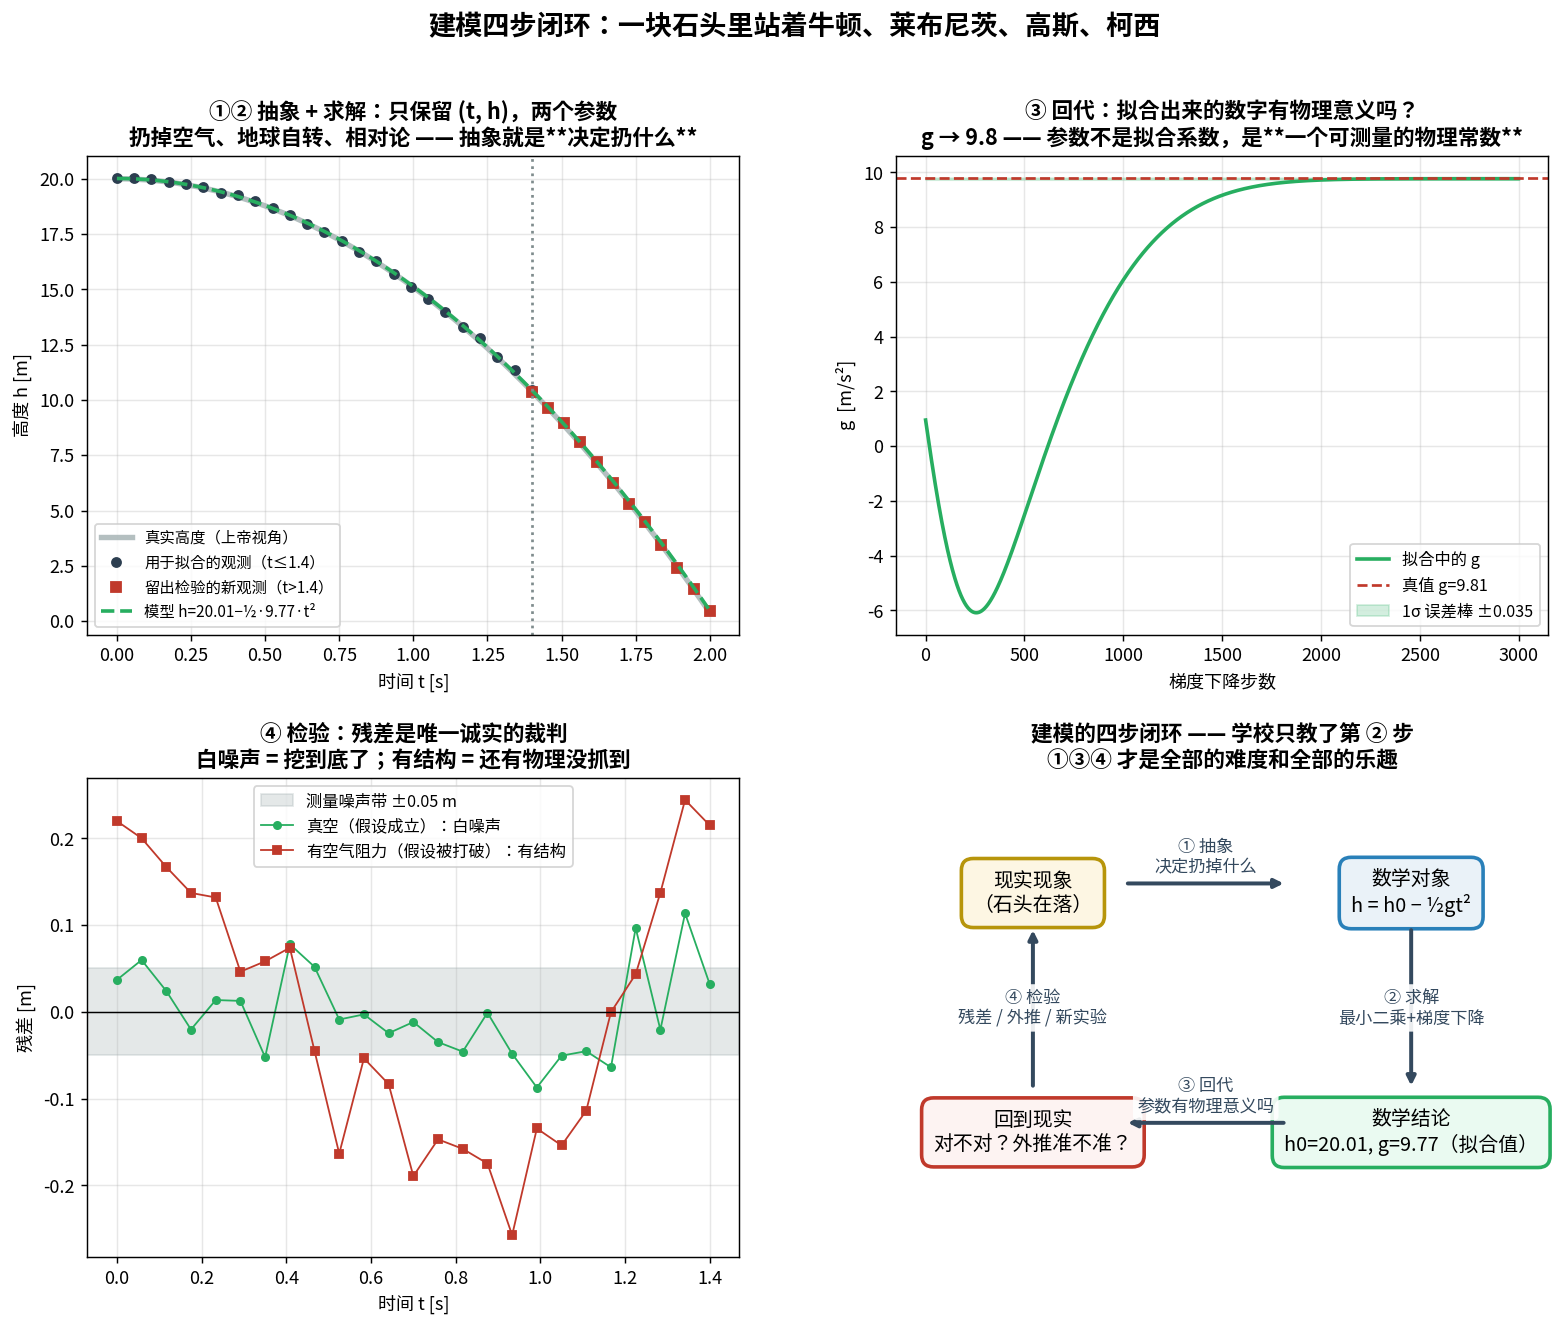

Source code (Python):
"""modeling_loop_falling_body.py
================================================================================
Chapter 0.4.1 · 建模的四步闭环：抽象 → 求解 → 回代 → 检验

现象 → 模拟 → 解剖 → 公式：

  现象：一块石头从 20 米高处落下。用尺子和秒表记录它的高度。
  模拟：走一遍完整的建模闭环 ——
        ① 抽象：只保留 (时间 t, 高度 h)，扔掉空气、地球自转、相对论
        ② 求解：假设空间 {h = h0 − ½·g·t²}，两个参数，最小二乘 + 梯度下降
        ③ 回代：拟合出的 g 有没有物理意义？（应该是 9.8，不是随便一个数）
        ④ 检验：拿没参与拟合的新观测去打脸
  解剖：这 20 行代码里同时站着四个死人 ——
        牛顿（自由落体的机理）、莱布尼茨（微分）、
        高斯（最小二乘 + 误差假设）、柯西（梯度下降）。
        跟你训练 GPT 的代码，逐行同构。
  公式：**没有误差项的不是模型，是信仰。** 本脚本对每个拟合参数给出误差棒，
        并演示当假设被打破时（加上空气阻力），残差如何从白噪声变回有结构 ——
        这正是 kepler_8_arcmin.py 里那 8 角分的现代复刻。

运行：  python ch00_4_modeling/modeling_loop_falling_body.py
================================================================================
"""

from pathlib import Path

import matplotlib.pyplot as plt
import numpy as np
import torch

torch.manual_seed(1687)
np.random.seed(1687)

G_TRUE, H0_TRUE = 9.81, 20.0
NOISE = 0.05                          # 尺子的精度：5 cm


# ── ① 抽象：现实里发生的事（含我们并不知道的那部分） ─────────────────────────

def reality(t, drag=0.0):
    """真空里是抛物线；有空气阻力时不是。drag>0 就是"模型假设被打破"。

    带线性阻尼的自由落体：v(t) = (g/k)(1 − e^{−kt})，积一次得高度。
    """
    if drag == 0.0:
        return H0_TRUE - 0.5 * G_TRUE * t**2
    k = drag
    return H0_TRUE - (G_TRUE / k) * (t - (1 - np.exp(-k * t)) / k)


def observe(t, drag=0.0):
    """观测 = 现实 + 测量噪声。噪声不是缺陷，是模型必须显式建的东西。"""
    return reality(t, drag) + np.random.normal(0, NOISE, np.shape(t))


# ── ② 求解：假设空间只有两个参数 ────────────────────────────────────────────

def fit(t, h, steps=3000):
    """h = h0 − ½·g·t²。h0 和 g 都不告诉模型，让它自己找。"""
    tt = torch.as_tensor(t, dtype=torch.float64)
    hh = torch.as_tensor(h, dtype=torch.float64)
    h0 = torch.tensor(1.0, dtype=torch.float64, requires_grad=True)
    g = torch.tensor(1.0, dtype=torch.float64, requires_grad=True)
    opt = torch.optim.Adam([h0, g], lr=0.05)
    hist = []
    for _ in range(steps):
        loss = ((h0 - 0.5 * g * tt**2 - hh) ** 2).mean()     # 高斯 1801
        opt.zero_grad()
        loss.backward()                                       # 牛顿 1665 / 柯西 1847
        opt.step()
        hist.append((loss.item(), h0.item(), g.item()))
    return h0.item(), g.item(), np.array(hist)


def param_errorbars(t, h, h0, g):
    """③ 回代的一部分：参数的不确定度。

    线性最小二乘的标准误：σ_θ = sqrt(diag(σ²·(XᵀX)⁻¹))，
    设计矩阵 X 的两列就是 [1, −½t²]。**报参数不报误差棒 = 没做完建模。**
    """
    X = np.stack([np.ones_like(t), -0.5 * t**2], axis=1)
    resid = h - (h0 - 0.5 * g * t**2)
    dof = max(len(t) - 2, 1)
    sigma2 = (resid**2).sum() / dof
    cov = sigma2 * np.linalg.inv(X.T @ X)
    return np.sqrt(np.diag(cov)), resid


def main():
    # ---------- 真空情形：假设成立 ----------
    t_fit = np.linspace(0.0, 1.4, 25)                  # 只用前 1.4 秒拟合
    h_fit = observe(t_fit)
    h0, g, hist = fit(t_fit, h_fit)
    err, resid = param_errorbars(t_fit, h_fit, h0, g)

    print("── ② 求解 ─────────────────────────────────────────────")
    print(f"  拟合结果  h0 = {h0:.3f} ± {err[0]:.3f} m    g = {g:.3f} ± {err[1]:.3f} m/s²")
    print("── ③ 回代 ─────────────────────────────────────────────")
    print(f"  真值 g = {G_TRUE} —— 落在 {abs(g-G_TRUE)/err[1]:.1f}σ 以内，参数有物理意义")
    print("  **参数报出来没有误差棒，这次建模就没做完。**")

    # ---------- ④ 检验：外推到没拟合过的时间 ----------
    t_new = np.linspace(1.4, 2.0, 12)
    h_new = observe(t_new)
    pred = h0 - 0.5 * g * t_new**2
    print("── ④ 检验 ─────────────────────────────────────────────")
    print(f"  外推到 t ∈ [1.4, 2.0]（没参与拟合）：均方根误差 "
          f"{np.sqrt(((pred - h_new)**2).mean()):.4f} m，噪声水平 {NOISE} m")
    print("  外推误差 ≈ 噪声水平 → 模型抓到的是真规律，不是这批数据的花纹。")

    # ---------- 假设被打破：加上空气阻力 ----------
    h_drag = observe(t_fit, drag=0.9)
    h0_d, g_d, _ = fit(t_fit, h_drag)
    err_d, resid_d = param_errorbars(t_fit, h_drag, h0_d, g_d)
    print("\n── 假设被打破时会发生什么（加上空气阻力）───────────────")
    print(f"  强行用无阻力模型拟合：g = {g_d:.3f} ± {err_d[1]:.3f}（真值 {G_TRUE}）")
    print(f"  残差 RMS = {resid_d.std():.4f} m，是测量噪声的 {resid_d.std()/NOISE:.1f} 倍")
    print("  而且残差**有结构**（一条弯曲的曲线，不是白噪声）")
    print("  —— 这就是开普勒那 8 角分的现代复刻：结构 = 还有物理没抓到。")

    # ---------- 画图 ----------
    fig = plt.figure(figsize=(14.5, 11))
    gs = fig.add_gridspec(2, 2, hspace=0.30, wspace=0.24)

    # (a) 现象 + 拟合 + 外推
    ax = fig.add_subplot(gs[0, 0])
    ts = np.linspace(0, 2.0, 300)
    ax.plot(ts, reality(ts), color="#95a5a6", lw=3, alpha=0.7, label="真实高度（上帝视角）")
    ax.plot(t_fit, h_fit, "o", color="#2c3e50", ms=5, label="用于拟合的观测（t≤1.4）")
    ax.plot(t_new, h_new, "s", color="#c0392b", ms=6, label="留出检验的新观测（t>1.4）")
    ax.plot(ts, h0 - 0.5 * g * ts**2, "--", color="#27ae60", lw=2,
            label=f"模型 h={h0:.2f}−½·{g:.2f}·t²")
    ax.axvline(1.4, color="#7f8c8d", ls=":", lw=1.5)
    ax.set_xlabel("时间 t [s]")
    ax.set_ylabel("高度 h [m]")
    ax.set_title("①② 抽象 + 求解：只保留 (t, h)，两个参数\n"
                 "扔掉空气、地球自转、相对论 —— 抽象就是**决定扔什么**",
                 fontsize=12, fontweight="bold")
    ax.legend(fontsize=8.5)
    ax.grid(alpha=0.3)

    # (b) 参数收敛
    ax = fig.add_subplot(gs[0, 1])
    ax.plot(hist[:, 2], color="#27ae60", lw=2, label="拟合中的 g")
    ax.axhline(G_TRUE, color="#c0392b", ls="--", lw=1.5, label=f"真值 g={G_TRUE}")
    ax.fill_between(range(len(hist)), g - err[1], g + err[1], color="#27ae60", alpha=0.2,
                    label=f"1σ 误差棒 ±{err[1]:.3f}")
    ax.set_xlabel("梯度下降步数")
    ax.set_ylabel("g  [m/s²]")
    ax.set_title("③ 回代：拟合出来的数字有物理意义吗？\n"
                 "g → 9.8 —— 参数不是拟合系数，是**一个可测量的物理常数**",
                 fontsize=12, fontweight="bold")
    ax.legend(fontsize=9)
    ax.grid(alpha=0.3)

    # (c) 残差对比：假设成立 vs 假设被打破
    ax = fig.add_subplot(gs[1, 0])
    ax.axhspan(-NOISE, NOISE, color="#95a5a6", alpha=0.25, label=f"测量噪声带 ±{NOISE} m")
    ax.plot(t_fit, resid, "o-", color="#27ae60", ms=4, lw=1,
            label="真空（假设成立）：白噪声")
    ax.plot(t_fit, resid_d, "s-", color="#c0392b", ms=4, lw=1,
            label="有空气阻力（假设被打破）：有结构")
    ax.axhline(0, color="k", lw=0.8)
    ax.set_xlabel("时间 t [s]")
    ax.set_ylabel("残差 [m]")
    ax.set_title("④ 检验：残差是唯一诚实的裁判\n"
                 "白噪声 = 挖到底了；有结构 = 还有物理没抓到",
                 fontsize=12, fontweight="bold")
    ax.legend(fontsize=9)
    ax.grid(alpha=0.3)

    # (d) 四步闭环示意图
    ax = fig.add_subplot(gs[1, 1])
    ax.set_xlim(0, 10); ax.set_ylim(0, 10); ax.axis("off")
    boxes = [
        (1.2, 7.6, "现实现象\n（石头在落）", "#fdf6e3", "#b7950b"),
        (7.0, 7.6, "数学对象\nh = h0 − ½gt²", "#eaf2f8", "#2980b9"),
        (7.0, 2.6, "数学结论\nh0=%.2f, g=%.2f（拟合值）" % (h0, g), "#eafaf1", "#27ae60"),
        (1.2, 2.6, "回到现实\n对不对？外推准不准？", "#fdf3f2", "#c0392b"),
    ]
    for x, y, txt, fc, ec in boxes:
        ax.text(x + 0.9, y, txt, ha="center", va="center", fontsize=11,
                bbox=dict(boxstyle="round,pad=0.6", fc=fc, ec=ec, lw=2))
    arrows = [((3.5, 7.8), (6.0, 7.8), "① 抽象\n决定扔掉什么"),
              ((7.9, 6.9), (7.9, 3.5), "② 求解\n最小二乘+梯度下降"),
              ((6.0, 2.8), (3.5, 2.8), "③ 回代\n参数有物理意义吗"),
              ((2.1, 3.5), (2.1, 6.9), "④ 检验\n残差 / 外推 / 新实验")]
    for (x1, y1), (x2, y2), lab in arrows:
        ax.annotate("", xy=(x2, y2), xytext=(x1, y1),
                    arrowprops=dict(arrowstyle="-|>", lw=2.2, color="#34495e"))
        ax.text((x1 + x2) / 2, (y1 + y2) / 2 + (0.55 if y1 == y2 else 0),
                lab, ha="center", va="center", fontsize=9.5, color="#34495e",
                bbox=dict(boxstyle="round,pad=0.25", fc="white", ec="none", alpha=0.9))
    ax.set_title("建模的四步闭环 —— 学校只教了第 ② 步\n"
                 "①③④ 才是全部的难度和全部的乐趣",
                 fontsize=12, fontweight="bold")

    fig.suptitle("建模四步闭环：一块石头里站着牛顿、莱布尼茨、高斯、柯西",
                 fontsize=15, fontweight="bold")
    out = Path(__file__).with_suffix(".png")
    fig.savefig(out, dpi=130, bbox_inches="tight")
    print(f"\n图已保存到 {out}")


if __name__ == "__main__":
    plt.rcParams["font.sans-serif"] = [
        "PingFang SC", "Heiti SC", "Songti SC", "Noto Sans CJK SC",
        "Noto Sans CJK JP", "WenQuanYi Zen Hei", "Arial Unicode MS",
    ]
    plt.rcParams["axes.unicode_minus"] = False
    main()
